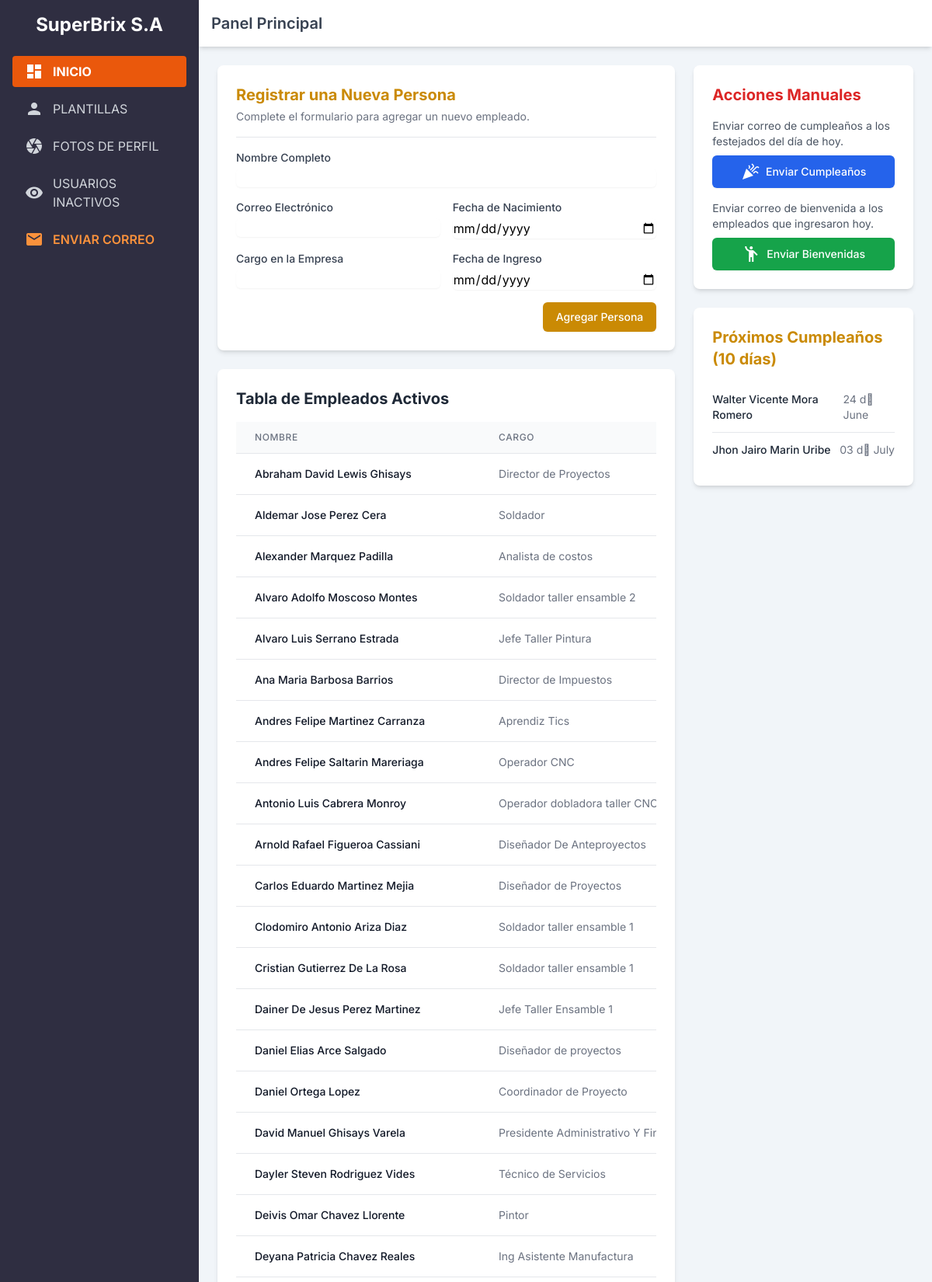
/ (signed in, upper part), run on the app's committed database.
### tables this page shows
CREATE TABLE `personas` (
  `id` int(111) NOT NULL,
  `nombres` varchar(150) NOT NULL,
  `fecha_nacimiento` date NOT NULL,
  `cargo` varchar(150) NOT NULL,
  `correo` varchar(100) NOT NULL,
  `exten` varchar(45) NOT NULL,
  `foto` varchar(250) NOT NULL,
  `departamento` varchar(150) NOT NULL,
  `fecha_ingreso` date NOT NULL,
  `estado` int(2) NOT NULL DEFAULT 1
);

### index.php (the view, shortened to what this page needs)
<?php
require_once $_SERVER['DOCUMENT_ROOT'] . '/AUTO-EMAIL/conexion/db.php';
$proximos_cumpleanos = [];
$sql_cumpleanos = "
    SELECT nombres, fecha_nacimiento
    FROM personas
    WHERE estado = 1 AND (
        MAKEDATE(YEAR(CURDATE()), DAYOFYEAR(fecha_nacimiento)) BETWEEN CURDATE() AND DATE_ADD(CURDATE(), INTERVAL 10 DAY)
        OR
        MAKEDATE(YEAR(CURDATE()) + 1, DAYOFYEAR(fecha_nacimiento)) BETWEEN CURDATE() AND DATE_ADD(CURDATE(), INTERVAL 10 DAY)
    )
    ORDER BY MONTH(fecha_nacimiento), DAY(fecha_nacimiento)
";
if ($stmt_cumpleanos = $mysqli->prepare($sql_cumpleanos)) {
    $stmt_cumpleanos->execute();
    $result_cumpleanos = $stmt_cumpleanos->get_result();
    while ($row = $result_cumpleanos->fetch_assoc()) {
        $proximos_cumpleanos[] = $row;
    }
} else {
    error_log("Error en la preparación de la consulta de cumpleaños: " . $mysqli->error);
}
$empleados_activos = [];
$sql_empleados = "SELECT id, nombres, fecha_nacimiento, cargo, exten, correo, departamento, fecha_ingreso FROM personas WHERE estado = 1 ORDER BY nombres ASC";
if ($stmt_empleados = $mysqli->prepare($sql_empleados)) {
    $stmt_empleados->execute();
    $result_empleados = $stmt_empleados->get_result();
    while ($row = $result_empleados->fetch_assoc()) {
        $empleados_activos[] = $row;
    }
} else {
    error_log("Error en la preparación de la consulta de empleados: " . $mysqli->error);
}
function e($string) {
    return htmlspecialchars($string, ENT_QUOTES, 'UTF-8');
}
?>
<!DOCTYPE html>
<html lang="es">
<head>
    <script src="https://cdn.tailwindcss.com"></script>
</head>
<body class="flex">
    <div class="bg-gray-900 text-gray-300 w-64 p-4 space-y-6 flex-shrink-0 hidden md:flex md:flex-col" style="background-color: #2F2E41;">
        <a href="/AUTO-EMAIL/home.php" class="text-2xl font-bold text-center text-white">
            SuperBrix S.A
        </a>
        <nav class="flex-grow">
            <ul class="space-y-2">
                <li>
                    <a href="/AUTO-EMAIL/home.php" class="flex items-center space-x-3 py-2 px-4 rounded transition duration-200 bg-orange-600 text-white font-bold">
                        <i class="material-icons">dashboard</i>
                        <span>INICIO</span>
                    </a>
                </li>
                <li>
                    <a href="/AUTO-EMAIL/Controllers/template_model.php" class="flex items-center space-x-3 py-2 px-4 rounded transition duration-200 hover:bg-gray-700">
                        <i class="material-icons">person</i>
                        <span>PLANTILLAS</span>
                    </a>
                </li>
                 <li>
                    <a href="/AUTO-EMAIL/Controllers/galeria.php" class="flex items-center space-x-3 py-2 px-4 rounded transition duration-200 hover:bg-gray-700">
                        <i class="material-icons">camera</i>
                        <span>FOTOS DE PERFIL</span>
                    </a>
                </li>
                <li>
                    <a href="/AUTO-EMAIL/Controllers/usuarios_inactivos.php" class="flex items-center space-x-3 py-2 px-4 rounded transition duration-200 hover:bg-gray-700">
                        <i class="material-icons">visibility</i>
                        <span>USUARIOS INACTIVOS</span>
                    </a>
                </li>
                <li>
                    <a href="/AUTO-EMAIL/bdtest.php" class="flex items-center space-x-3 py-2 px-4 rounded transition duration-200 text-orange-400 hover:bg-gray-700 font-semibold">
                        <i class="material-icons">email</i>
                        <span>ENVIAR CORREO</span>
                    </a>
                </li>
            </ul>
        </nav>
    </div>
    <div class="flex-1 flex flex-col">
        <header class="bg-white shadow-md p-4">
            <h1 class="text-xl font-semibold text-gray-700">Panel Principal</h1>
        </header>
        <main class="flex-1 p-6">
            <div class="container mx-auto">
                <div class="grid grid-cols-1 lg:grid-cols-3 gap-6">
                    <div class="lg:col-span-2 space-y-6">
                        <div class="bg-white p-6 rounded-lg shadow-md">
                            <div class="border-b border-gray-200 pb-4 mb-4">
                                <h2 class="text-xl font-bold text-yellow-600">Registrar una Nueva Persona</h2>
                                <p class="text-gray-500 text-sm mt-1">Complete el formulario para agregar un nuevo empleado.</p>
                            </div>
                            <form action="Controllers/save-empleado.php" method="post" class="space-y-4">
                                <div class="grid grid-cols-1 md:grid-cols-2 gap-4">
                                    <div class="md:col-span-2">
                                        <label for="nombres" class="block text-sm font-medium text-gray-700">Nombre Completo</label>
                                        <input type="text" name="nombres" id="nombres" class="mt-1 block w-full rounded-md border-gray-300 shadow-sm focus:border-yellow-500 focus:ring-yellow-500" required>
                                    </div>
                                    <div>
                                        <label for="correo" class="block text-sm font-medium text-gray-700">Correo Electrónico</label>
                                        <input type="email" name="correo" id="correo" class="mt-1 block w-full rounded-md border-gray-300 shadow-sm focus:border-yellow-500 focus:ring-yellow-500">
                                    </div>
                                    <div>
                                        <label for="nac" class="block text-sm font-medium text-gray-700">Fecha de Nacimiento</label>
                                        <input type="date" name="nac" id="nac" class="mt-1 block w-full rounded-md border-gray-300 shadow-sm focus:border-yellow-500 focus:ring-yellow-500" required>
                                    </div>
                                    <div>
                                        <label for="cargo" class="block text-sm font-medium text-gray-700">Cargo en la Empresa</label>
                                        <input type="text" name="cargo" id="cargo" class="mt-1 block w-full rounded-md border-gray-300 shadow-sm focus:border-yellow-500 focus:ring-yellow-500" required>
                                    </div>
                                     <div>
                                        <label for="fecha-ingreso" class="block text-sm font-medium text-gray-700">Fecha de Ingreso</label>
                                        <input type="date" name="fecha-ingreso" id="fecha-ingreso" class="mt-1 block w-full rounded-md border-gray-300 shadow-sm focus:border-yellow-500 focus:ring-yellow-500" required>
                                    </div>
                                </div>
                                <div class="flex justify-end">
                                    <button type="submit" name="save-empleado" class="inline-flex justify-center py-2 px-4 border border-transparent shadow-sm text-sm font-medium rounded-md text-white bg-yellow-600 hover:bg-yellow-700 focus:outline-none focus:ring-2 focus:ring-offset-2 focus:ring-yellow-500">
                                        Agregar Persona
                                    </button>
                                </div>
                            </form>
                        </div>
                        <div class="bg-white p-6 rounded-lg shadow-md">
                            <h2 class="text-xl font-bold text-gray-800 mb-4">Tabla de Empleados Activos</h2>
                            <div class="overflow-x-auto">
                                <table class="min-w-full divide-y divide-gray-200">
                                    <thead class="bg-gray-50">
                                        <tr>
                                            <th class="px-6 py-3 text-left text-xs font-medium text-gray-500 uppercase tracking-wider">Nombre</th>
                                            <th class="px-6 py-3 text-left text-xs font-medium text-gray-500 uppercase tracking-wider">Cargo</th>
                                        </tr>
                                    </thead>
                                    <tbody class="bg-white divide-y divide-gray-200">
                                        <?php foreach ($empleados_activos as $empleado): ?>
                                        <tr>
                                            <td class="px-6 py-4 whitespace-nowrap text-sm font-medium text-gray-900"><?= e($empleado['nombres']) ?></td>
                                            <td class="px-6 py-4 whitespace-nowrap text-sm text-gray-500"><?= e($empleado['cargo']) ?></td>
                                        </tr>
                                        <?php endforeach; ?>
                                    </tbody>
                                </table>
                            </div>
                        </div>
                    </div>
                    <div class="space-y-6">
                        <div class="bg-white p-6 rounded-lg shadow-md">
                             <h2 class="text-xl font-bold text-red-600 mb-4">Acciones Manuales</h2>
                             <div class="space-y-4">
                                <div>
                                    <p class="text-sm text-gray-600 mb-2">Enviar correo de cumpleaños a los festejados del día de hoy.</p>
                                     <a href="send_email_html.php" class="w-full inline-flex items-center justify-center px-4 py-2 border border-transparent rounded-md shadow-sm text-sm font-medium text-white bg-blue-600 hover:bg-blue-700 action-trigger"
                                       data-title="¿Enviar Correos de Cumpleaños?"
                                       data-message="Se enviará un correo a todos los usuarios que cumplen años hoy. ¿Deseas continuar?"
                                       data-confirm-text="Sí, Enviar">
                                        <i class="material-icons mr-2">celebration</i> Enviar Cumpleaños
                                     </a>
                                </div>
                                <div>
                                    <p class="text-sm text-gray-600 mb-2">Enviar correo de bienvenida a los empleados que ingresaron hoy.</p>
                                     <a href="../../send-auto-email-welcome.php" class="w-full inline-flex items-center justify-center px-4 py-2 border border-transparent rounded-md shadow-sm text-sm font-medium text-white bg-green-600 hover:bg-green-700 action-trigger"
                                       data-title="¿Enviar Correos de Bienvenida?"
                                       data-message="Se enviará un correo a todos los usuarios nuevos del día. ¿Deseas continuar?"
                                       data-confirm-text="Sí, Enviar">
                                         <i class="material-icons mr-2">emoji_people</i> Enviar Bienvenidas
                                     </a>
                                </div>
                             </div>
                        </div>
                        <div class="bg-white p-6 rounded-lg shadow-md">
                            <h2 class="text-xl font-bold text-yellow-600 mb-4">Próximos Cumpleaños (10 días)</h2>
                            <ul class="divide-y divide-gray-200">
                                <?php foreach ($proximos_cumpleanos as $cumpleanero): ?>
                                <li class="py-3 flex justify-between items-center">
                                    <span class="text-sm font-medium text-gray-800"><?= e($cumpleanero['nombres']) ?></span>
                                    <span class="text-sm text-gray-500"><?= e(date("d \d\e F", strtotime($cumpleanero['fecha_nacimiento']))) ?></span>
                                </li>
                                <?php endforeach; ?>
                            </ul>
                        </div>
                    </div>
                </div>
            </div>
        </main>
    </div>
</body>
</html>

### index.php (style rules this page uses)
body { font-family: 'Inter', sans-serif; background-color: #f1f5f9; }

### data on the page
personas: nombres "Abraham David Lewis Ghisays", cargo "Director de Proyectos"
personas: nombres "Aldemar Jose Perez Cera", cargo "Soldador"
personas: nombres "Alexander Marquez Padilla", cargo "Analista de costos"
personas: nombres "Alvaro Adolfo Moscoso Montes", cargo "Soldador taller ensamble 2"
personas: nombres "Alvaro Luis Serrano Estrada", cargo "Jefe Taller Pintura"
personas: nombres "Ana Maria Barbosa Barrios", cargo "Director de Impuestos"
personas: nombres "Andres Felipe Martinez Carranza", cargo "Aprendiz Tics"
personas: nombres "Andres Felipe Saltarin Mareriaga", cargo "Operador CNC"
personas: nombres "Antonio Luis Cabrera Monroy", cargo "Operador dobladora taller…"
personas: nombres "Arnold Rafael Figueroa Cassiani", cargo "Diseñador De Anteproyectos"
personas: nombres "Carlos Eduardo Martinez Mejia", cargo "Diseñador de Proyectos"
personas: nombres "Clodomiro Antonio Ariza Diaz", cargo "Soldador taller ensamble 1"
personas: nombres "Cristian Gutierrez De La Rosa", cargo "Soldador taller ensamble 1"
personas: nombres "Dainer De Jesus Perez Martinez", cargo "Jefe Taller Ensamble 1"
personas: nombres "Daniel Elias Arce Salgado", cargo "Diseñador de proyectos"
personas: nombres "Daniel Ortega Lopez", cargo "Coordinador de Proyecto"
personas: nombres "David Manuel Ghisays Varela", cargo "Presidente Administrativo Y…"
personas: nombres "Dayler Steven Rodriguez Vides", cargo "Técnico de Servicios"
personas: nombres "Deivis Omar Chavez Llorente", cargo "Pintor"
personas: nombres "Deyana Patricia Chavez Reales", cargo "Ing Asistente Manufactura"
personas: nombres "Walter Vicente Mora Romero", fecha_nacimiento "24 d\u001b June"
personas: nombres "Jhon Jairo Marin Uribe", fecha_nacimiento "03 d\u001b July"
